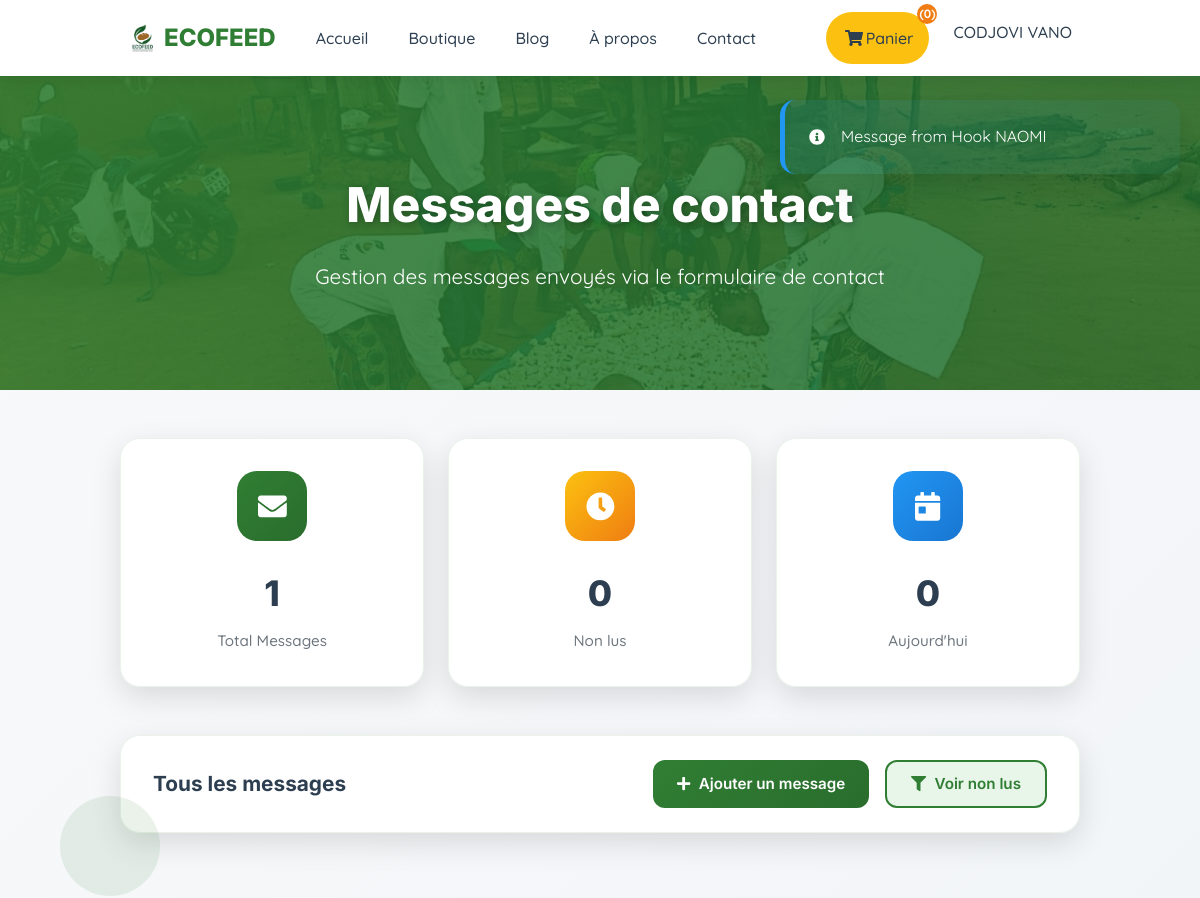
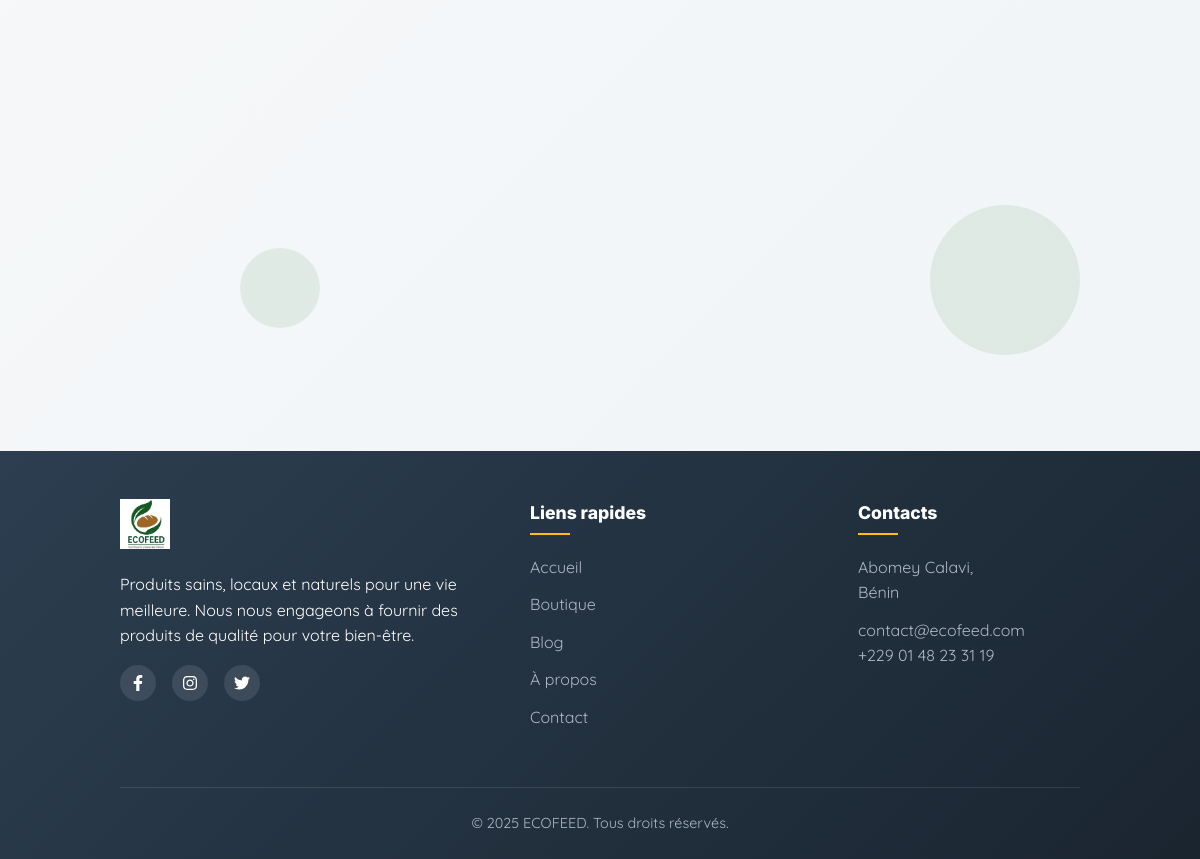
Screenshot of /contact/messages/ (signed in) with the database file from the repository (2 pictures, top to bottom).
### accounts/models.py (models this page shows, shortened)
class User(AbstractBaseUser, PermissionsMixin):
    USER_TYPES = (
        ('admin', 'Admin'),
        ('superadmin', 'Super Admin'),  # Added superadmin
        ('manager', 'Manager'),         # Added manager level
        ('customer', 'Customer'),
    )
    ADMIN_ROLES = (
        ('superadmin', 'Super Administrateur'),
        ('content', 'Administrateur Contenu'),
        ('order', 'Administrateur Commandes'),
        ('support', 'Support Client'),
    )
    email = models.EmailField(unique=True)
    first_name = models.CharField(max_length=255)
    last_name = models.CharField(max_length=255)
    sex = models.CharField(max_length=50, blank=True, null=True)  # Made optional for admin
    user_type = models.CharField(max_length=20, choices=USER_TYPES, default='customer')
    admin_role = models.CharField(max_length=20, choices=ADMIN_ROLES, blank=True, null=True)  # New field
    birthdate = models.DateField(blank=True, null=True)
    registration_date = models.DateField(auto_now_add=True)
    phone_number = models.CharField(max_length=20)
    photo = models.ImageField(upload_to='PROFIL_IMG', blank=True, null=True)
    department = models.CharField(max_length=100, blank=True, null=True)  # New field for admin
    can_manage_users = models.BooleanField(default=False)  # New field
    can_manage_products = models.BooleanField(default=False)  # New field
    can_manage_orders = models.BooleanField(default=False)  # New field
    is_active = models.BooleanField(default=True)
    is_staff = models.BooleanField(default=False)
    objects = UserManager()
    USERNAME_FIELD = 'email'
    REQUIRED_FIELDS = ['first_name', 'last_name']
    def get_full_name(self):
        return f"{self.first_name} {self.last_name}"
    def is_admin(self):
        return self.user_type in ['admin', 'superadmin', 'manager']
    def is_superadmin(self):
        return self.user_type == 'superadmin'
    def get_admin_display_name(self):
        if self.is_superadmin():
            return f"{self.get_full_name()}"
        elif self.is_admin():
            role_display = self.get_admin_role_display() if self.admin_role else ""
            return f"{self.get_full_name()} ({role_display})"
        else:
            return self.get_full_name()

### products/models.py (models this page shows)
class ContactMessage(models.Model):
    name = models.CharField(max_length=255)
    email = models.EmailField()
    subject = models.CharField(max_length=255)
    message = models.TextField()
    sent_at = models.DateTimeField(auto_now_add=True)
    def __str__(self):
        return f"Message from {self.name}"

### products/views.py (the view)
# urls.py: path('contact/messages/', views.contact_messages, name='contact_messages'),
@login_required
def contact_messages(request):
    messages_list = ContactMessage.objects.all()
    return render(request, "products/contact_messages.html", {"messages": messages_list})

### products/templates/products/contact_messages.html (shortened to what this page needs)
{% extends 'base.html' %}
{% block content %}
<section class="messages-hero">
  <div class="hero-background">
    <div class="hero-image hero-image-1 active"></div>
  </div>
  <div class="hero-content">
    <h1>Messages de contact</h1>
    <p>Gestion des messages envoyés via le formulaire de contact</p>
  </div>
</section>
<div class="notification-container">
  {% if messages %}
    {% for message in messages %}
      <div class="notification
        {% if message.tags == 'success' %}is-success
        {% elif message.tags == 'error' %}is-error
        {% else %}is-info{% endif %}">
        <div style="display: flex; align-items: center; gap: 1rem;">
          <i class="fas
            {% if message.tags == 'success' %}fa-check-circle
            {% elif message.tags == 'error' %}fa-exclamation-circle
            {% else %}fa-info-circle{% endif %}"></i>
          <span>{{ message }}</span>
        </div>
      </div>
    {% endfor %}
  {% endif %}
</div>
<section class="stats-section">
  <div class="container">
    <div class="stats-grid">
      <div class="stat-card stat-total">
        <div class="stat-icon">
          <i class="fas fa-envelope"></i>
        </div>
        <div class="stat-value">{{ messages|length }}</div>
        <div class="stat-label">Total Messages</div>
      </div>
      <div class="stat-card stat-unread">
        <div class="stat-icon">
          <i class="fas fa-clock"></i>
        </div>
        <div class="stat-value">{{ unread_count|default:"0" }}</div>
        <div class="stat-label">Non lus</div>
      </div>
      <div class="stat-card stat-today">
        <div class="stat-icon">
          <i class="fas fa-calendar-day"></i>
        </div>
        <div class="stat-value">{{ today_count|default:"0" }}</div>
        <div class="stat-label">Aujourd'hui</div>
      </div>
    </div>
  </div>
</section>
<section class="messages-section">
  <div class="floating-elements">
    <div class="floating-element"></div>
    <div class="floating-element"></div>
  </div>
  <div class="container">
    <div class="action-bar">
      <h2 class="action-title">Tous les messages</h2>
      <div class="action-buttons">
        <button class="action-btn add-btn js-modal-trigger" data-target="createModal">
          <i class="fas fa-plus"></i> Ajouter un message
        </button>
        <button class="action-btn filter-btn" id="filterUnread">
          <i class="fas fa-filter"></i> Voir non lus
        </button>
      </div>
    </div>
    {% if messages %}
    <div class="messages-grid">
    </div>
    {% endif %}
  </div>
</section>
{% endblock %}

### templates/base.html (shortened to what this page needs)
{% load static %}
<!DOCTYPE html>
<html lang="fr">
<head>
  <link rel="stylesheet" href="https://cdn.jsdelivr.net/npm/bulma@0.9.4/css/bulma.min.css">
</head>
<body>
  <nav class="navbar navbar-modern is-fixed-top" role="navigation" aria-label="main navigation">
    <div class="container">
      <div class="navbar-brand">
        <a class="navbar-item logo" href="{% url 'home' %}">
          <img src="{{ MEDIA_URL }}PROFIL_IMG/LOGO_V2.jpeg" alt="ECOFEED Logo">
          <span class="ml-2 font-inter">ECOFEED</span>
        </a>
      </div>
      <div id="mainNavbar" class="navbar-menu">
        <div class="navbar-start">
          <a class="navbar-item {% if request.resolver_match.url_name == 'home' %}is-active{% endif %}" href="{% url 'home' %}">
            Accueil
          </a>
          <a class="navbar-item {% if request.resolver_match.url_name == 'products' %}is-active{% endif %}" href="{% url 'products' %}">
            Boutique
          </a>
          <a class="navbar-item {% if request.resolver_match.url_name == 'blog' %}is-active{% endif %}" href="{% url 'blog' %}">
            Blog
          </a>
          <a class="navbar-item {% if request.resolver_match.url_name == 'about' %}is-active{% endif %}" href="{% url 'about' %}">
            À propos
          </a>
          <a class="navbar-item {% if request.resolver_match.url_name == 'contact' %}is-active{% endif %}" href="{% url 'contact' %}">
            Contact
          </a>
        </div>
        <div class="navbar-end">
          <a class="navbar-item cart-link" href="{% url 'cart' %}">
            <span class="icon">
              <i class="fas fa-shopping-cart"></i>
            </span>
            <span>Panier</span>
            <span class="cart-count">({{ request.session.cart|length|default:"0" }})</span>
          </a>
          {% if user.is_authenticated %}
            <div class="navbar-item has-dropdown is-hoverable">
                <span>{{ user.get_admin_display_name }}</span>
            </div>
          {% endif %}
        </div>
      </div>
    </div>
  </nav>
  {% block content %}
  {% endblock content %}
  <footer class="footer footer-modern">
    <div class="container">
      <div class="columns is-multiline">
        <div class="column is-5">
          <div class="footer-logo">
            <img src="{{ MEDIA_URL }}PROFIL_IMG/LOGO_V2.jpeg" alt="ECOFEED Logo">
          </div>
          <p class="mb-4 font-quicksand">
            Produits sains, locaux et naturels pour une vie meilleure.
            Nous nous engageons à fournir des produits de qualité pour votre bien-être.
          </p>
          <div class="social-links">
            <a href="#" aria-label="Facebook">
              <i class="fab fa-facebook-f"></i>
            </a>
            <a href="#" aria-label="Instagram">
              <i class="fab fa-instagram"></i>
            </a>
            <a href="#" aria-label="Twitter">
              <i class="fab fa-twitter"></i>
            </a>
          </div>
        </div>
        <div class="column is-4">
          <h4 class="footer-title font-inter">Liens rapides</h4>
          <ul class="footer-links">
            <li><a href="{% url 'home' %}">Accueil</a></li>
            <li><a href="{% url 'products' %}">Boutique</a></li>
            <li><a href="{% url 'blog' %}">Blog</a></li>
            <li><a href="{% url 'about' %}">À propos</a></li>
            <li><a href="{% url 'contact' %}">Contact</a></li>
          </ul>
        </div>
        <div class="column is-3">
          <h4 class="footer-title font-inter">Contacts</h4>
          <div class="contact-info">
            <p>
              Abomey Calavi,<br>
              Bénin
            </p>
            <p class="mt-3">
              <a href="mailto:contact@ecofeed.com">
                contact@ecofeed.com
              </a>
            </p>
            <p>
              <a href="tel:+2290148233119">
                +229 01 48 23 31 19
              </a>
            </p>
          </div>
        </div>
      </div>
      <div class="footer-bottom">
        <div class="columns is-vcentered">
          <div class="column">
            <p>
              © 2025 ECOFEED. Tous droits réservés.
            </p>
          </div>
        </div>
      </div>
    </div>
  </footer>
</body>
</html>

### templates/base.html (style rules this page uses)
:root { --primary-green: #307E33; --primary-yellow: #FCC110; --primary-orange: #EF7D12; --primary-green-dark: #2a6d2d; --primary-green-light: #e8f5e9; --dark: #2c3e50; --light: #f8f9fa; --gray: #6c757d; --border: #e9ecef; --shadow: 0 4px 12px rgba(0, 0, 0, 0.08); }
body { font-family: 'Quicksand', 'Segoe UI', Roboto, sans-serif; font-weight: 400; background-color: var(--light); color: var(--dark); padding-top: 70px; line-height: 1.6; }
h1, h2, h3, h4, h5, h6, .title, .subtitle, .navbar-modern .navbar-brand .logo, .footer-title { font-family: 'Inter', sans-serif; font-weight: 800; }
.font-inter { font-family: 'Inter', sans-serif; font-weight: 800; }
.font-quicksand { font-family: 'Quicksand', sans-serif; }
.navbar-modern { background: white; box-shadow: var(--shadow); border-bottom: none; padding: 0.75rem 0; transition: all 0.3s ease; }
.navbar-modern .navbar-brand .logo { font-size: 1.5rem; color: var(--primary-green); }
.navbar-modern .navbar-brand img { height: 42px; transition: all 0.3s ease; }
.navbar-modern .navbar-item { font-family: 'Quicksand', sans-serif; font-weight: 500; color: var(--dark); padding: 0.5rem 1rem; margin: 0 0.25rem; border-radius: 6px; transition: all 0.2s ease; }
.navbar-modern .navbar-item.cart-link { position: relative; background-color: var(--primary-yellow); color: var(--dark); border-radius: 50px; padding: 0.5rem 1rem; margin-left: 0.5rem; transition: all 0.3s ease; }
.navbar-modern .navbar-item.cart-link .cart-count { position: absolute; top: -8px; right: -8px; background: var(--primary-orange); color: white; border-radius: 50%; width: 20px; height: 20px; font-size: 0.75rem; display: flex; align-items: center; justify-content: center; font-weight: bold; }
.footer-modern { background: linear-gradient(135deg, var(--dark) 0%, #1a2530 100%); color: white; padding: 3rem 0 1.5rem; }
.footer-modern .footer-logo { margin-bottom: 1rem; }
.footer-modern .footer-logo img { height: 50px; }
.footer-modern .footer-title { color: white; font-size: 1.1rem; margin-bottom: 1.25rem; position: relative; padding-bottom: 0.5rem; }
.footer-modern .footer-title:after { content: ''; position: absolute; bottom: 0; left: 0; width: 40px; height: 2px; background: var(--primary-yellow); }
.footer-modern .footer-links { list-style: none; padding: 0; }
.footer-modern .footer-links li { margin-bottom: 0.75rem; }
.footer-modern .footer-links a { color: #b0b7c3; transition: all 0.2s ease; text-decoration: none; font-family: 'Quicksand', sans-serif; }
.footer-modern .social-links { display: flex; gap: 1rem; margin-top: 1rem; }
.footer-modern .social-links a { display: flex; align-items: center; justify-content: center; width: 36px; height: 36px; background: rgba(255, 255, 255, 0.1); border-radius: 50%; color: white; transition: all 0.3s ease; }
.footer-modern .contact-info p { color: #b0b7c3; font-family: 'Quicksand', sans-serif; line-height: 1.6; }
.footer-modern .contact-info a { color: #b0b7c3; text-decoration: none; transition: color 0.2s ease; font-family: 'Quicksand', sans-serif; }
.footer-modern .footer-bottom { border-top: 1px solid rgba(255, 255, 255, 0.1); margin-top: 2rem; padding-top: 1.5rem; text-align: center; color: #b0b7c3; font-size: 0.9rem; font-family: 'Quicksand', sans-serif; }

### rows the page displays
User: get_admin_display_name "CODJOVI VANO"
ContactMessage: name "Message from Hook NAOMI"

### other values shown
{{ request.session.cart|length|default:"0" }} "0"
{{ messages|length }} "1"
{{ unread_count|default:"0" }} "0"
{{ today_count|default:"0" }} "0"
